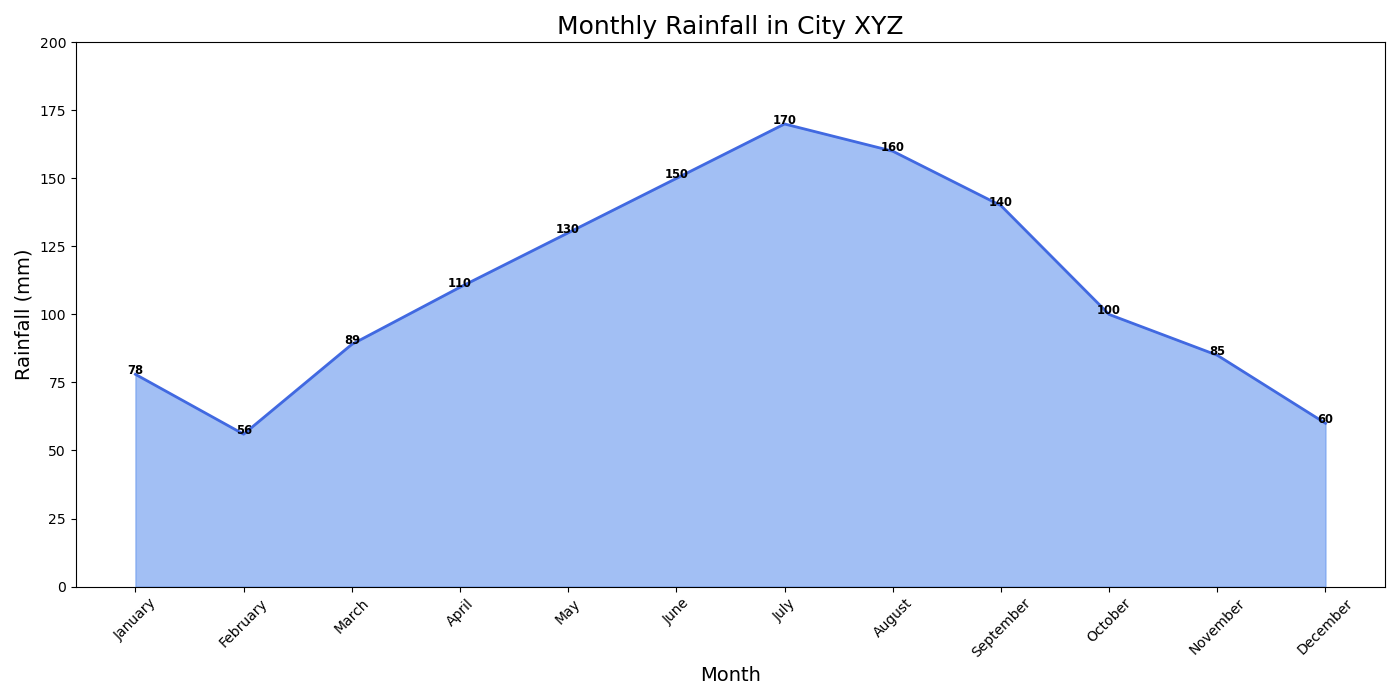

The Python source for this figure:

import pandas as pd
import matplotlib.pyplot as plt

# Data
data = {
    'Month': ['January', 'February', 'March', 'April', 'May', 'June', 'July', 
              'August', 'September', 'October', 'November', 'December'],
    'Rainfall': [78, 56, 89, 110, 130, 150, 170, 160, 140, 100, 85, 60]
}

# Create DataFrame
df = pd.DataFrame(data)

# Convert 'Month' to a categorical type and order it correctly
months_order = ['January', 'February', 'March', 'April', 'May', 'June', 
                'July', 'August', 'September', 'October', 'November', 'December']
df['Month'] = pd.Categorical(df['Month'], categories=months_order, ordered=True)

# Plotting
plt.figure(figsize=(14, 7))
plt.fill_between(df.Month, df.Rainfall, color='#6495ED', alpha=0.6)
plt.plot(df.Month, df.Rainfall, color='#4169E1', lw=2)

# Adding annotation
for line in range(0, df.shape[0]):
     plt.text(df.Month[line], df.Rainfall[line], df.Rainfall[line], 
              horizontalalignment='center', size='small', color='black', weight='semibold')

# Customize the axes and title
plt.title('Monthly Rainfall in City XYZ', fontsize=18)
plt.xlabel('Month', fontsize=14)
plt.ylabel('Rainfall (mm)', fontsize=14)
plt.ylim(0, 200)

# Show final result
plt.xticks(rotation=45)
plt.tight_layout()
plt.show()
